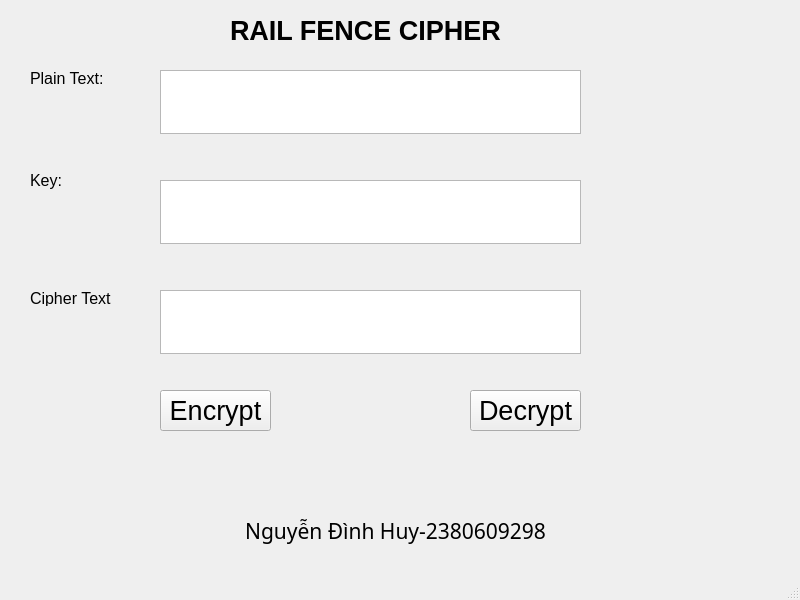
<?xml version="1.0" encoding="UTF-8"?>
<ui version="4.0">
 <class>MainWindow</class>
 <widget class="QMainWindow" name="MainWindow">
  <property name="geometry">
   <rect>
    <x>0</x>
    <y>0</y>
    <width>800</width>
    <height>600</height>
   </rect>
  </property>
  <property name="font">
   <font>
    <pointsize>20</pointsize>
   </font>
  </property>
  <property name="windowTitle">
   <string>MainWindow</string>
  </property>
  <widget class="QWidget" name="centralwidget">
   <widget class="QLabel" name="label">
    <property name="geometry">
     <rect>
      <x>230</x>
      <y>20</y>
      <width>291</width>
      <height>21</height>
     </rect>
    </property>
    <property name="font">
     <font>
      <weight>75</weight>
      <bold>true</bold>
     </font>
    </property>
    <property name="text">
     <string>RAIL FENCE CIPHER</string>
    </property>
   </widget>
   <widget class="QLabel" name="label_2">
    <property name="geometry">
     <rect>
      <x>30</x>
      <y>70</y>
      <width>81</width>
      <height>16</height>
     </rect>
    </property>
    <property name="font">
     <font>
      <pointsize>12</pointsize>
     </font>
    </property>
    <property name="text">
     <string>Plain Text:</string>
    </property>
   </widget>
   <widget class="QLabel" name="label_3">
    <property name="geometry">
     <rect>
      <x>30</x>
      <y>170</y>
      <width>81</width>
      <height>21</height>
     </rect>
    </property>
    <property name="font">
     <font>
      <pointsize>12</pointsize>
     </font>
    </property>
    <property name="text">
     <string>Key:</string>
    </property>
   </widget>
   <widget class="QLabel" name="label_4">
    <property name="geometry">
     <rect>
      <x>30</x>
      <y>290</y>
      <width>81</width>
      <height>16</height>
     </rect>
    </property>
    <property name="font">
     <font>
      <pointsize>12</pointsize>
     </font>
    </property>
    <property name="text">
     <string>Cipher Text:</string>
    </property>
   </widget>
   <widget class="QTextEdit" name="textPlainText">
    <property name="geometry">
     <rect>
      <x>160</x>
      <y>70</y>
      <width>421</width>
      <height>64</height>
     </rect>
    </property>
   </widget>
   <widget class="QTextEdit" name="textKey">
    <property name="geometry">
     <rect>
      <x>160</x>
      <y>180</y>
      <width>421</width>
      <height>64</height>
     </rect>
    </property>
   </widget>
   <widget class="QTextEdit" name="textCipherText">
    <property name="geometry">
     <rect>
      <x>160</x>
      <y>290</y>
      <width>421</width>
      <height>64</height>
     </rect>
    </property>
   </widget>
   <widget class="QPushButton" name="pushEncrypt">
    <property name="geometry">
     <rect>
      <x>160</x>
      <y>390</y>
      <width>111</width>
      <height>41</height>
     </rect>
    </property>
    <property name="text">
     <string>Encrypt</string>
    </property>
   </widget>
   <widget class="QPushButton" name="pushDecrypt">
    <property name="geometry">
     <rect>
      <x>470</x>
      <y>390</y>
      <width>111</width>
      <height>41</height>
     </rect>
    </property>
    <property name="text">
     <string>Decrypt</string>
    </property>
   </widget>
   <widget class="QLabel" name="label_5">
    <property name="geometry">
     <rect>
      <x>0</x>
      <y>510</y>
      <width>791</width>
      <height>41</height>
     </rect>
    </property>
    <property name="font">
     <font>
      <family>MS Reference Sans Serif</family>
      <pointsize>16</pointsize>
     </font>
    </property>
    <property name="text">
     <string>Nguyễn Đình Huy-2380609298</string>
    </property>
    <property name="alignment">
     <set>Qt::AlignCenter</set>
    </property>
   </widget>
  </widget>
  <widget class="QMenuBar" name="menubar">
   <property name="geometry">
    <rect>
     <x>0</x>
     <y>0</y>
     <width>800</width>
     <height>21</height>
    </rect>
   </property>
  </widget>
  <widget class="QStatusBar" name="statusbar"/>
 </widget>
 <resources/>
 <connections/>
</ui>
